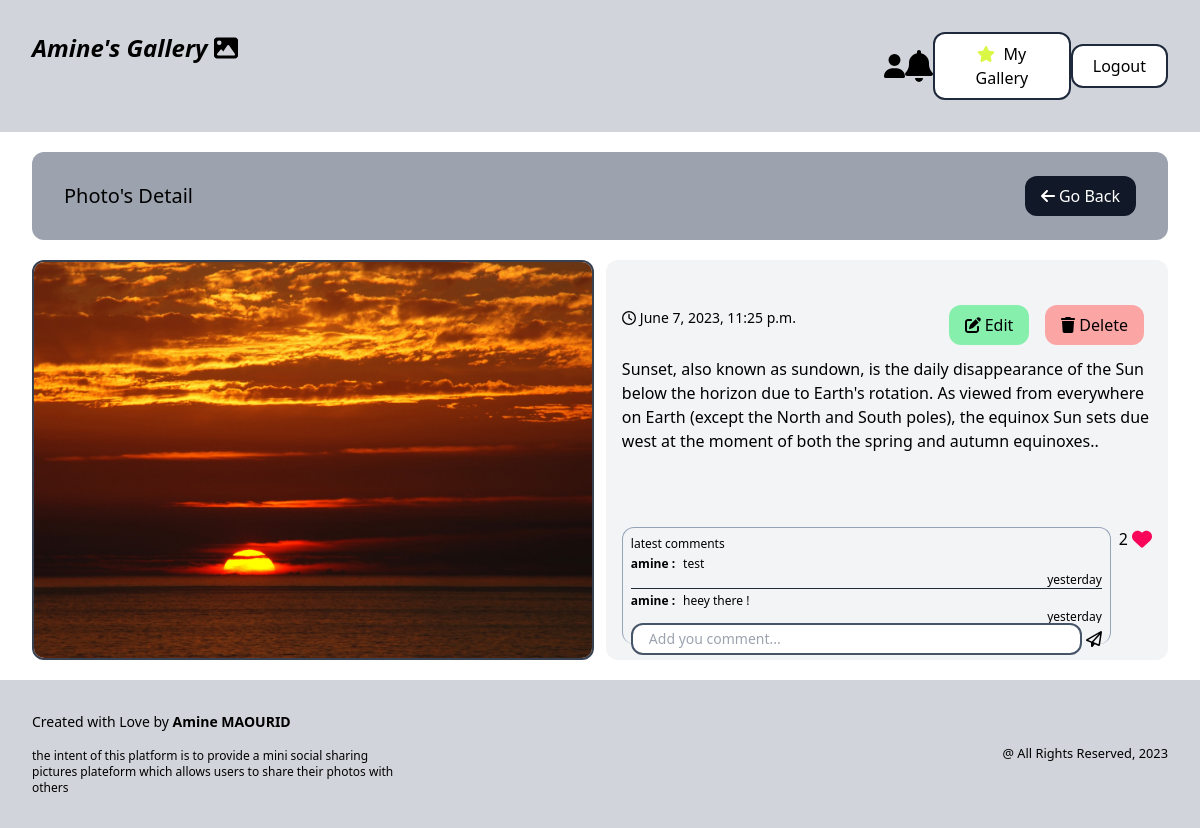
Screenshot of /gallery/1/ (signed in) with the database file from the repository.
### photoshare/models.py (models this page shows, shortened)
class Photo(models.Model) :
    description = models.TextField(max_length=500, null=False, blank=False)
    category = models.ForeignKey(Category, related_name="photos", on_delete=models.SET_NULL, null=True)
    image = models.ImageField(null=False, blank=False)
    created_at = models.DateTimeField(auto_now_add=True)
    created_by = models.ForeignKey(User, related_name="photos", on_delete=models.CASCADE)
    number_of_likes = models.IntegerField(null=False, default=0)

### likes/models.py (models this page shows, shortened)
class Comment(models.Model) :
    class Meta :
        ordering = ('-created_at',)
    comment_text = models.CharField(max_length=400, blank=False, null=False)
    photo = models.ForeignKey(Photo, related_name='comments', on_delete=models.CASCADE)
    is_hidden = models.BooleanField(default=False)
    created_by = models.ForeignKey(User, related_name='comments', on_delete=models.CASCADE)
    created_at = models.DateTimeField(auto_now_add=True)
    @admin.display(
            boolean=False,
            ordering="-created_at",
            description="published since"
    )
    def get_when_created(self):
        time_now = timezone.now()
        if time_now - datetime.timedelta(days=1) <= self.created_at <= time_now:
            if time_now - datetime.timedelta(hours=1) <= self.created_at:
                difference = time_now - self.created_at
                difference_in_seconds = difference.total_seconds()
                difference_in_minutes = int(difference_in_seconds // 60)
                if difference_in_minutes == 0:
                    seconds = int(difference_in_seconds % 60)
                    return f"{seconds} seconds ago"
                return f"{difference_in_minutes} minutes ago"
            else:
                difference = time_now - self.created_at
                difference_in_seconds = difference.total_seconds()
                hours = int(difference_in_seconds // 3600)
                if hours == 1:
                    return f"1 hour ago"
                return f"{hours} hours ago"
        elif time_now - datetime.timedelta(days=2) <= self.created_at <= time_now - datetime.timedelta(days=1):
            return "yesterday"
        else:
            return self.created_at

### photoshare/views.py (the view)
# urls.py: path('<str:pk>/', views.viewPhoto, name='detail_photo'),
@login_required
def viewPhoto(request, pk) :
    photo = get_object_or_404(Photo, pk=pk)
    comment_create_form = CommentCreateForm()
    likes_for_photo = Like.objects.filter(photo=photo, created_by = request.user)
    user_likes_photo = False
    if likes_for_photo.exists() :
        user_likes_photo = True
    return render(request, 'photoshare/photo.html', {'photo' : photo, 'is_user_likes' : user_likes_photo, 'form' : comment_create_form })

### likes/forms.py
class CommentCreateForm(forms.ModelForm) :
    class Meta :
        model = Comment
        fields = ('comment_text',)
    comment_text = forms.CharField(widget=forms.TextInput(attrs={
        'placeholder' : 'Add you comment...',
        'class' : 'w-full py-1 text-sm pl-4 border border-2 border-slate-600 rounded-xl'
    }))

### photoshare/templates/photoshare/photo.html (shortened to what this page needs)
{% extends 'photoshare/base.html' %}
{% block content %}
<div class="flex flex-col h-full">
    <div class="flex justify-between py-6 px-8 bg-gray-400 rounded-xl mb-5 items-center col-span-3">
        <h3 class="text-xl">
           {% block header_title %} Photo's Detail {% endblock %}
        </h3>
        <button class="py-2 px-4 bg-gray-900 text-white hover:bg-gray-700 rounded-xl">
            <a href="{% url 'gallery' %}">
                <i class="fa-solid fa-arrow-left mr-1"></i>Go Back
            </a>
        </button>
    </div>
    <div class="flex h-5/6">
        <div class="w-1/2 mr-3 border-2 border-gray-700 rounded-xl overflow-clip">
            <img class="object-cover h-full w-full" src="{{ photo.image.url }}" alt="{{ photo.description }}">
        </div>
        {% block buttons_section %}
        <div class="w-1/2 pt-8 pb-4 px-4 bg-gray-100 rounded-xl flex flex-col justify-between">
            <div class="flex flex-col space-y-3 h-full">
                <div class="flex justify-between h-1/6 items-center">
                    <p class="text-sm h-fit">
                        <i class="fa-regular fa-clock mr-1"></i>{{ photo.created_at }}
                    </p>
                    <div class="flex self-end">
                        {% if request.user == photo.created_by or request.user.is_superuser  %}
                        <button class="py-2 px-4 bg-green-300 mx-2 rounded-xl hover:bg-green-400 hover:text-white">
                            <a href="{% url 'edit' photo.id %}" class="flex items-center">
                                <i class="fa-solid fa-pen-to-square mr-1"></i>Edit
                            </a>
                        </button>
                        <button class="py-2 px-4 bg-red-300 mx-2 rounded-xl hover:bg-red-400 hover:text-white">
                            <a href="{% url 'delete' photo.id %}">
                                <i class="fa-solid fa-trash mr-1"></i>Delete
                            </a>
                        </button>
                        {% endif %}
                    </div>
                </div>
                <p class="overflow-y-auto h-1/2">
                    {{ photo.description }}
                </p>
                <div class="flex h-1/3 justify-between space-x-2 w-full">
                    <div class="w-full flex flex-col h-full border-t border-x border-slate-400 rounded-xl p-2">
                        <p class="text-xs h-fit mb-1">latest comments</p>
                        <div class="h-full flex flex-col">
                            <div class="h-2/3 flex flex-col space-y-1 overflow-y-auto">
                                {% if photo.comments.all %}
                                    {% for comment in photo.comments.all %}
                                        {% if comment.is_hidden == False %}
                                        <div class="flex flex-col w-full h-fit border-b border-gray-800">
                                            <div class="flex items-center">
                                                <p class="font-bold text-xs">{{ comment.created_by.username }} :</p>
                                                <p class="text-xs pl-2"> {{ comment.comment_text }}</p>
                                            </div>
                                            <p class="text-xs self-end">{{ comment.get_when_created }}</p>
                                        </div>
                                        {% endif %}
                                    {% endfor %}
                                {% else %}
                                        <div class="m-auto">No comments for the moments</div>
                                {% endif %}
                            </div>
                            {% include 'likes/add_comment.html' with photo=photo form=form %}
                        </div>
                    </div>
                    <div class="flex h-fit w-fit">
                        {% include 'likes/add_like.html' with user_likes=is_user_likes nb_likes=photo.number_of_likes %}
                    </div>
                </div>
            </div>
        </div>
        {% endblock %}
    </div>
</div>
{% endblock %}

### rows the page displays
Photo: image (picture), created_at "June 7, 2023, 11:25 p.m.", description "Sunset, also known as sundown, is the daily disappearance of the Sun below the horizon due to Earth's rotation. As viewed from everywhere on Earth (except the North and South poles), the equinox Sun sets due west at the moment of both the spring and autumn equinoxes.."
Comment: created_by.username "amine", comment_text "test", get_when_created "yesterday"
Comment: created_by.username "amine", comment_text "heey there !", get_when_created "yesterday"

### other values shown
{{ nb_likes }} "2"
